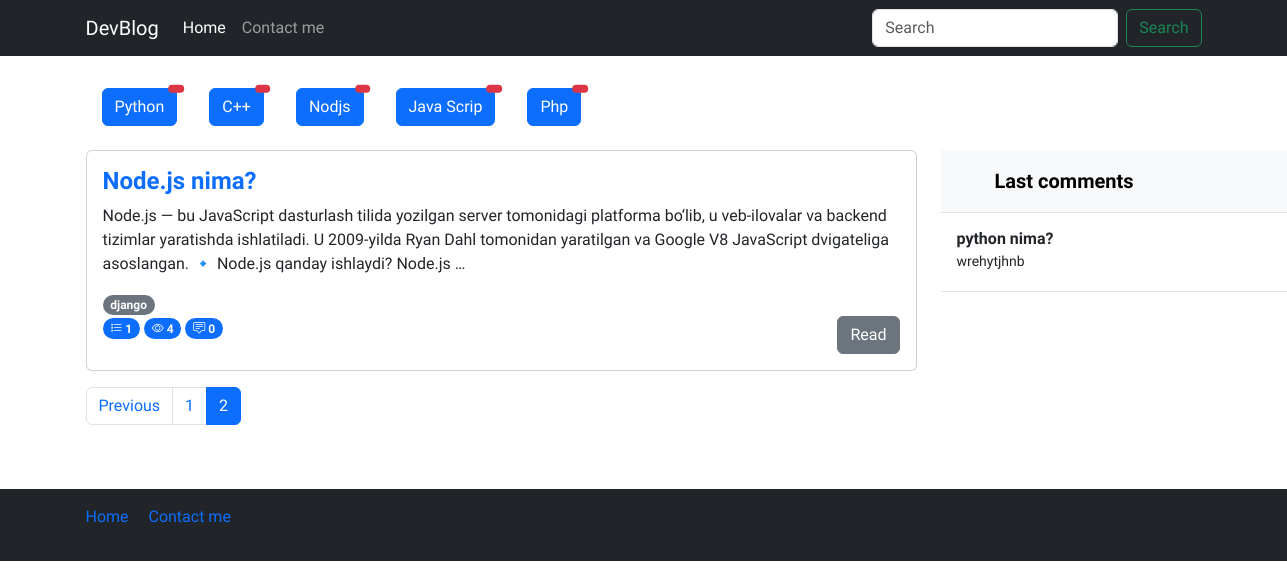
Screenshot of /?page=2 with the database file from the repository.
### pageapp/models.py (models this page shows, shortened)
class Category(models.Model):
    name = models.CharField(max_length=500)
    slug = models.CharField(max_length=250)

class Post(models.Model):
    title = models.CharField(max_length=200)
    body = models.TextField()
    author = models.CharField(max_length=100)
    category = models.ForeignKey(Category, on_delete=models.PROTECT, related_name='categories')
    tag = models.ManyToManyField(Tag)
    views = models.PositiveIntegerField(default=0)
    publish_date = models.DateTimeField(auto_now_add=True)
    published = models.BooleanField(default=True)
    on_top = models.BooleanField(default=True)

class Tag(models.Model):
    name = models.CharField(max_length=500)
    slug = models.CharField(max_length=250)

class Comment(models.Model):
    author = models.CharField(max_length=100,blank=False)
    comment = models.TextField(verbose_name = "Comment")
    post = models.ForeignKey(Post,on_delete=models.CASCADE, related_name='comments')

### pageapp/views.py (the view)
# urls.py: path('', views.home_page, name='home'),
def home_page(request):
    categories = Category.objects.all()
    posts = Post.objects.all()
    paginator = Paginator(posts, 3)
    page_number = request.GET.get("page")
    page_obj = paginator.get_page(page_number)
    last_comments = Comment.objects.all().order_by("-id")[:10]
    data = {
        "categories": categories,
        "page_obj": page_obj,
        "last_comments": last_comments
    }
    return render(request=request, template_name='index.html', context=data)

### templates/index.html (shortened to what this page needs)
{% load static %}
<!DOCTYPE html>
<html lang="en">
  <head>
    <link rel="stylesheet" href="{% static 'css/style.css' %}" />
    <link
      rel="stylesheet"
      href="https://cdn.jsdelivr.net/npm/bootstrap-icons@1.11.3/font/bootstrap-icons.min.css"
    />
    <link
      href="https://cdn.jsdelivr.net/npm/bootstrap@5.3.2/dist/css/bootstrap.min.css"
      rel="stylesheet"
    />
  </head>
  <body>
    <header>
      <nav class="navbar navbar-expand-md navbar-dark bg-dark mb-4">
        <div class="container">
          <a class="navbar-brand" href="/">DevBlog</a>
          <div class="collapse navbar-collapse" id="navbarCollapse">
            <ul class="navbar-nav me-auto mb-2 mb-md-0">
              <li class="nav-item">
                <a class="nav-link active" aria-current="page" href="{% url 'blog:home' %}">Home</a>
              </li>
              <li class="nav-item">
                <a class="nav-link" href="{% url 'blog:contact' %}">Contact me</a>
              </li>
            </ul>
            <form
              class="d-flex"
              role="search"
              action="{% url 'blog:search' %}"
              method="get"
            >
              <input
                class="form-control me-2"
                name="query"
                type="search"
                placeholder="Search"
                aria-label="Search"
                control-id="ControlID-1"
              />
              <button
                class="btn btn-outline-success"
                type="submit"
                control-id="ControlID-2"
              >
                Search
              </button>
            </form>
          </div>
        </div>
      </nav>
    </header>
    <main>
      <section>
        <div class="container-md">
          <div class="d-flex flex-wrap my-3">
            {% for cat in categories %}
            <div class="d-flex flex-wrap mx-3 my-2">
              <a
                href="{% url 'blog:category_list' cat.slug %}"
                class="btn btn-primary position-relative"
              >
                {{ cat.name }}
                <span
                  class="position-absolute top-0 start-100 translate-middle badge rounded-pill bg-danger"
                >
                </span>
              </a>
            </div>
            {% endfor %}
          </div>
        </div>
        <div class="container-md">
          <div class="row">
            <div class="col-sm-12 col-md-9">
              {% for post in page_obj %}
              <div class="card mb-3">
                <div class="card-body">
                  <div class="content">
                    <a
                      href="{% url 'blog:detail' post.id %}"
                      class="text-decoration-none"
                    >
                      <h4 class="card-title fw-bold">{{post.title}}</h4></a
                    >
                    <p class="card-text">{{post.body|truncatewords:'35'}}</p>
                    {% for tag in post.tag.all %}
                    <span class="badge rounded-pill text-bg-secondary"
                      >{{tag.name}}</span
                    >
                    {% endfor %}
                    <br />
                    <span class="badge bg-primary rounded-pill">
                      <i class="bi bi-list-stars"></i>
                      {{post.ratings.all.count}}
                    </span>
                    <span class="badge bg-primary rounded-pill">
                      <i class="bi bi-eye"></i>
                      {{post.views}}
                    </span>
                    <span class="badge bg-primary rounded-pill">
                      <i class="bi bi-chat-square-text"></i>
                      {{post.comments.all.count}}
                    </span>
                    <a
                      href="{% url 'blog:detail' post.id %}"
                      class="btn btn-secondary float-end"
                      >Read</a
                    >
                  </div>
                </div>
              </div>
              {% empty %}
              <h3>Posts not found !</h3>
              {% endfor %}
              <nav aria-label="...">
                <ul class="pagination">
                  {% if page_obj.has_previous %}
                  <li class="page-item">
                    <a
                      class="page-link"
                      href="?page={{ page_obj.previous_page_number }}"
                      >Previous</a
                    >
                  </li>
                  {% endif %}
                  {% for page in page_obj.paginator.page_range %}
                  <li class="page-item {% if page_obj.number == page %} active {% endif %}">
                    <a class="page-link" href="?page={{ page }}">{{ page }}</a>
                  </li>
                  {% endfor %}
                </ul>
              </nav>
            </div>
            <div class="col-sm-none col-md-3">
              <div
                class="d-flex flex-column align-items-stretch flex-shrink-0 bg-body-tertiary"
                style="width: 380px"
              >
                <a
                  href="/"
                  class="d-flex align-items-center flex-shrink-0 p-3 link-body-emphasis text-decoration-none border-bottom"
                >
                  <svg class="bi pe-none me-2" width="30" height="24">
                    <use xlink:href="#bootstrap"></use>
                  </svg>
                  <span class="fs-5 fw-semibold">Last comments</span>
                </a>
                <div
                  class="list-group list-group-flush border-bottom scrollarea"
                >
                  {% for comment in last_comments %}
                  <a
                    href="{% url 'blog:detail' comment.post.id %}"
                    class="list-group-item list-group-item-action py-3 lh-sm"
                  >
                    <div
                      class="d-flex w-100 align-items-center justify-content-between"
                    >
                      <strong class="mb-1">{{comment.post.title}}</strong>
                    </div>
                    <div class="col-10 mb-1 small">{{comment.comment}}</div>
                  </a>
                  {% endfor %}
                </div>
              </div>
            </div>
          </div>
        </div>
      </section>
    </main>
    <footer class="footer mt-auto text-white-50 bg-dark">
      <div class="container">
        <div class="row my-5">
          <div class="col-12">
            <nav
              style="--bs-breadcrumb-divider: '|'"
              aria-label="breadcrumb"
              class="py-3"
            >
              <ol class="breadcrumb">
                <li class="breadcrumb-item">
                  <a href="/" class="text-decoration-none">Home</a>
                </li>
                <li class="breadcrumb-item" aria-current="page">
                  <a href="{% url 'blog:contact' %}" class="text-decoration-none">Contact me</a>
                </li>
              </ol>
            </nav>
          </div>
        </div>
      </div>
    </footer>
  </body>
</html>

### staticfiles/css/style.css (style rules this page uses)
* { font-family: 'Onest', sans-serif !important; }

### rows the page displays
Category: name "Python"
Category: name "C++"
Category: name "Nodjs"
Category: name "Java Scrip"
Category: name "Php"
Post: title "Node.js nima?", body "Node.js — bu JavaScript dasturlash tilida yozilgan server tomonidagi platforma bo‘lib, u veb-ilovalar va backend tizimlar yaratishda ishlatiladi. U 2009-yilda Ryan Dahl tomonidan yaratilgan va Google V8 JavaScript dvigateliga asoslangan. 🔹 Node.js qanday ishlaydi? Node.js …", ratings.all.count "1", views "4", comments.all.count "0"
Tag: name "django"
Comment: post "python nima?", comment "wrehytjhnb"

### other values shown
{{ page }} "1" "2"
